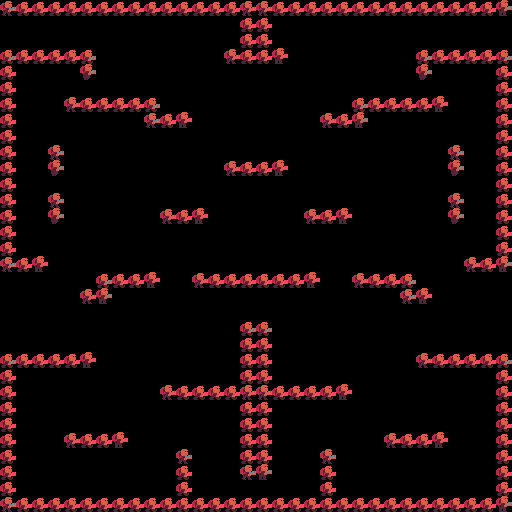

The image is a tile-based game level rendered from a .tmx file. Its description and source (layers, tilesets, objects; grid data summarised) follow:
An orthogonal 32x32 tile map with 16x16 px tiles, 1 tile layer (Tile Layer 1) and 2 objects (BlueStart, RedStart).

<map version="1.0" orientation="orthogonal" renderorder="right-down" width="32" height="32" tilewidth="16" tileheight="16">
 <tileset firstgid="1" name="sprites" tilewidth="16" tileheight="16">
  <image source="spritesheet.png" width="128" height="48" />
 </tileset>
 <layer name="Tile Layer 1" width="32" height="32">
  <data>[1024 cells, 244 non-empty, 11 distinct tile ids]</data>
 </layer>
 <objectgroup name="ObjectLayer">
  <object name="Start" type="BlueStart" gid="12" x="80" y="288" />
  <object name="Start" type="RedStart" gid="18" x="416" y="288" />
 </objectgroup>
</map>